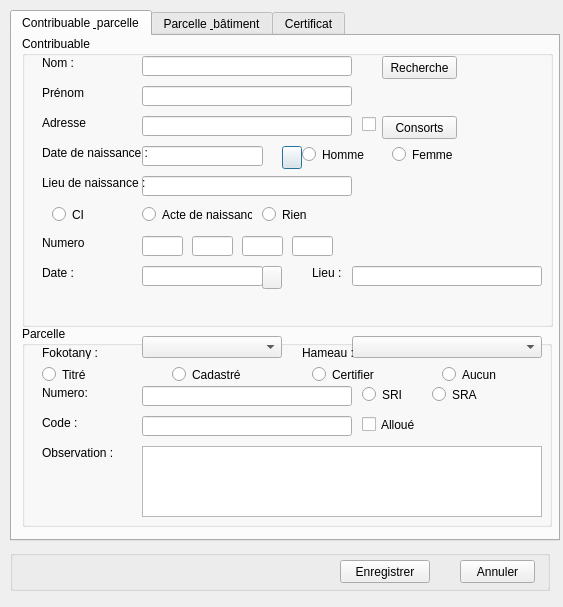
<?xml version="1.0" encoding="UTF-8"?>
<ui version="4.0">
 <class>Dialog</class>
 <widget class="QDialog" name="Dialog">
  <property name="geometry">
   <rect>
    <x>0</x>
    <y>0</y>
    <width>563</width>
    <height>607</height>
   </rect>
  </property>
  <property name="windowTitle">
   <string>Information fiscale</string>
  </property>
  <widget class="QTabWidget" name="tabWidget">
   <property name="geometry">
    <rect>
     <x>10</x>
     <y>10</y>
     <width>550</width>
     <height>531</height>
    </rect>
   </property>
   <property name="currentIndex">
    <number>0</number>
   </property>
   <widget class="QWidget" name="tab">
    <attribute name="title">
     <string>Contribuable &amp; parcelle</string>
    </attribute>
    <widget class="QGroupBox" name="groupBox">
     <property name="geometry">
      <rect>
       <x>10</x>
       <y>0</y>
       <width>531</width>
       <height>291</height>
      </rect>
     </property>
     <property name="title">
      <string>Contribuable</string>
     </property>
     <widget class="QLineEdit" name="lineEdit">
      <property name="geometry">
       <rect>
        <x>120</x>
        <y>20</y>
        <width>210</width>
        <height>20</height>
       </rect>
      </property>
     </widget>
     <widget class="QLineEdit" name="lineEdit_2">
      <property name="geometry">
       <rect>
        <x>120</x>
        <y>50</y>
        <width>210</width>
        <height>20</height>
       </rect>
      </property>
     </widget>
     <widget class="QLineEdit" name="lineEdit_3">
      <property name="geometry">
       <rect>
        <x>120</x>
        <y>80</y>
        <width>210</width>
        <height>20</height>
       </rect>
      </property>
     </widget>
     <widget class="QLineEdit" name="lineEdit_4">
      <property name="geometry">
       <rect>
        <x>120</x>
        <y>110</y>
        <width>121</width>
        <height>20</height>
       </rect>
      </property>
     </widget>
     <widget class="QLineEdit" name="lineEdit_5">
      <property name="geometry">
       <rect>
        <x>120</x>
        <y>140</y>
        <width>210</width>
        <height>20</height>
       </rect>
      </property>
     </widget>
     <widget class="QLineEdit" name="lineEdit_6">
      <property name="geometry">
       <rect>
        <x>120</x>
        <y>200</y>
        <width>41</width>
        <height>20</height>
       </rect>
      </property>
     </widget>
     <widget class="QLineEdit" name="lineEdit_9">
      <property name="geometry">
       <rect>
        <x>330</x>
        <y>230</y>
        <width>190</width>
        <height>20</height>
       </rect>
      </property>
     </widget>
     <widget class="QLabel" name="label">
      <property name="geometry">
       <rect>
        <x>20</x>
        <y>20</y>
        <width>46</width>
        <height>13</height>
       </rect>
      </property>
      <property name="text">
       <string>Nom :</string>
      </property>
     </widget>
     <widget class="QLabel" name="label_2">
      <property name="geometry">
       <rect>
        <x>20</x>
        <y>50</y>
        <width>46</width>
        <height>13</height>
       </rect>
      </property>
      <property name="text">
       <string>Prénom :</string>
      </property>
     </widget>
     <widget class="QLabel" name="label_3">
      <property name="geometry">
       <rect>
        <x>20</x>
        <y>80</y>
        <width>46</width>
        <height>13</height>
       </rect>
      </property>
      <property name="text">
       <string>Adresse :</string>
      </property>
     </widget>
     <widget class="QLabel" name="label_4">
      <property name="geometry">
       <rect>
        <x>20</x>
        <y>110</y>
        <width>110</width>
        <height>13</height>
       </rect>
      </property>
      <property name="text">
       <string>Date de naissance : </string>
      </property>
     </widget>
     <widget class="QLabel" name="label_5">
      <property name="geometry">
       <rect>
        <x>20</x>
        <y>140</y>
        <width>120</width>
        <height>13</height>
       </rect>
      </property>
      <property name="text">
       <string>Lieu de naissance :</string>
      </property>
     </widget>
     <widget class="QLabel" name="label_7">
      <property name="geometry">
       <rect>
        <x>20</x>
        <y>200</y>
        <width>46</width>
        <height>13</height>
       </rect>
      </property>
      <property name="text">
       <string>Numero : </string>
      </property>
     </widget>
     <widget class="QLabel" name="label_8">
      <property name="geometry">
       <rect>
        <x>20</x>
        <y>230</y>
        <width>46</width>
        <height>13</height>
       </rect>
      </property>
      <property name="text">
       <string>Date :</string>
      </property>
     </widget>
     <widget class="QLineEdit" name="lineEdit_10">
      <property name="geometry">
       <rect>
        <x>170</x>
        <y>200</y>
        <width>41</width>
        <height>20</height>
       </rect>
      </property>
     </widget>
     <widget class="QLineEdit" name="lineEdit_11">
      <property name="geometry">
       <rect>
        <x>220</x>
        <y>200</y>
        <width>41</width>
        <height>20</height>
       </rect>
      </property>
     </widget>
     <widget class="QLineEdit" name="lineEdit_12">
      <property name="geometry">
       <rect>
        <x>270</x>
        <y>200</y>
        <width>41</width>
        <height>20</height>
       </rect>
      </property>
     </widget>
     <widget class="QRadioButton" name="radioButton">
      <property name="geometry">
       <rect>
        <x>30</x>
        <y>170</y>
        <width>82</width>
        <height>17</height>
       </rect>
      </property>
      <property name="text">
       <string>CI</string>
      </property>
     </widget>
     <widget class="QRadioButton" name="radioButton_2">
      <property name="geometry">
       <rect>
        <x>120</x>
        <y>170</y>
        <width>110</width>
        <height>17</height>
       </rect>
      </property>
      <property name="text">
       <string>Acte de naissance</string>
      </property>
     </widget>
     <widget class="QRadioButton" name="radioButton_3">
      <property name="geometry">
       <rect>
        <x>240</x>
        <y>170</y>
        <width>82</width>
        <height>17</height>
       </rect>
      </property>
      <property name="text">
       <string>Rien</string>
      </property>
     </widget>
     <widget class="QPushButton" name="pushButton_3">
      <property name="geometry">
       <rect>
        <x>260</x>
        <y>110</y>
        <width>20</width>
        <height>23</height>
       </rect>
      </property>
      <property name="text">
       <string/>
      </property>
     </widget>
     <widget class="QRadioButton" name="radioButton_4">
      <property name="geometry">
       <rect>
        <x>280</x>
        <y>110</y>
        <width>70</width>
        <height>17</height>
       </rect>
      </property>
      <property name="text">
       <string>Homme</string>
      </property>
     </widget>
     <widget class="QRadioButton" name="radioButton_5">
      <property name="geometry">
       <rect>
        <x>370</x>
        <y>110</y>
        <width>70</width>
        <height>17</height>
       </rect>
      </property>
      <property name="text">
       <string>Femme</string>
      </property>
     </widget>
     <widget class="QPushButton" name="pushButton_4">
      <property name="geometry">
       <rect>
        <x>360</x>
        <y>20</y>
        <width>75</width>
        <height>23</height>
       </rect>
      </property>
      <property name="text">
       <string>Recherche</string>
      </property>
     </widget>
     <widget class="QPushButton" name="pushButton_5">
      <property name="geometry">
       <rect>
        <x>360</x>
        <y>80</y>
        <width>75</width>
        <height>23</height>
       </rect>
      </property>
      <property name="text">
       <string>Consorts</string>
      </property>
     </widget>
     <widget class="QCheckBox" name="checkBox">
      <property name="geometry">
       <rect>
        <x>340</x>
        <y>80</y>
        <width>20</width>
        <height>17</height>
       </rect>
      </property>
      <property name="text">
       <string/>
      </property>
     </widget>
     <widget class="QPushButton" name="pushButton_8">
      <property name="geometry">
       <rect>
        <x>240</x>
        <y>230</y>
        <width>20</width>
        <height>23</height>
       </rect>
      </property>
      <property name="text">
       <string/>
      </property>
     </widget>
     <widget class="QLineEdit" name="lineEdit_7">
      <property name="geometry">
       <rect>
        <x>120</x>
        <y>230</y>
        <width>121</width>
        <height>20</height>
       </rect>
      </property>
     </widget>
     <widget class="QLabel" name="label_9">
      <property name="geometry">
       <rect>
        <x>290</x>
        <y>230</y>
        <width>40</width>
        <height>13</height>
       </rect>
      </property>
      <property name="text">
       <string>Lieu :</string>
      </property>
     </widget>
    </widget>
    <widget class="QGroupBox" name="groupBox_2">
     <property name="geometry">
      <rect>
       <x>10</x>
       <y>290</y>
       <width>530</width>
       <height>201</height>
      </rect>
     </property>
     <property name="title">
      <string>Parcelle</string>
     </property>
     <widget class="QComboBox" name="comboBox">
      <property name="geometry">
       <rect>
        <x>120</x>
        <y>10</y>
        <width>140</width>
        <height>22</height>
       </rect>
      </property>
     </widget>
     <widget class="QComboBox" name="comboBox_2">
      <property name="geometry">
       <rect>
        <x>330</x>
        <y>10</y>
        <width>190</width>
        <height>22</height>
       </rect>
      </property>
     </widget>
     <widget class="QLabel" name="label_10">
      <property name="geometry">
       <rect>
        <x>20</x>
        <y>20</y>
        <width>60</width>
        <height>13</height>
       </rect>
      </property>
      <property name="text">
       <string>Fokotany :</string>
      </property>
     </widget>
     <widget class="QLabel" name="label_11">
      <property name="geometry">
       <rect>
        <x>280</x>
        <y>20</y>
        <width>60</width>
        <height>13</height>
       </rect>
      </property>
      <property name="text">
       <string>Hameau :</string>
      </property>
     </widget>
     <widget class="QRadioButton" name="radioButton_6">
      <property name="geometry">
       <rect>
        <x>20</x>
        <y>40</y>
        <width>82</width>
        <height>17</height>
       </rect>
      </property>
      <property name="text">
       <string>Titré</string>
      </property>
     </widget>
     <widget class="QRadioButton" name="radioButton_7">
      <property name="geometry">
       <rect>
        <x>150</x>
        <y>40</y>
        <width>82</width>
        <height>17</height>
       </rect>
      </property>
      <property name="text">
       <string>Cadastré</string>
      </property>
     </widget>
     <widget class="QRadioButton" name="radioButton_8">
      <property name="geometry">
       <rect>
        <x>290</x>
        <y>40</y>
        <width>82</width>
        <height>17</height>
       </rect>
      </property>
      <property name="text">
       <string>Certifier</string>
      </property>
     </widget>
     <widget class="QRadioButton" name="radioButton_9">
      <property name="geometry">
       <rect>
        <x>420</x>
        <y>40</y>
        <width>82</width>
        <height>17</height>
       </rect>
      </property>
      <property name="text">
       <string>Aucun</string>
      </property>
     </widget>
     <widget class="QLineEdit" name="lineEdit_8">
      <property name="geometry">
       <rect>
        <x>120</x>
        <y>90</y>
        <width>210</width>
        <height>20</height>
       </rect>
      </property>
      <property name="text">
       <string/>
      </property>
     </widget>
     <widget class="QLabel" name="label_6">
      <property name="geometry">
       <rect>
        <x>20</x>
        <y>60</y>
        <width>46</width>
        <height>13</height>
       </rect>
      </property>
      <property name="text">
       <string>Numero: </string>
      </property>
     </widget>
     <widget class="QLabel" name="label_12">
      <property name="geometry">
       <rect>
        <x>20</x>
        <y>90</y>
        <width>46</width>
        <height>13</height>
       </rect>
      </property>
      <property name="text">
       <string>Code :</string>
      </property>
     </widget>
     <widget class="QLineEdit" name="lineEdit_13">
      <property name="geometry">
       <rect>
        <x>120</x>
        <y>60</y>
        <width>210</width>
        <height>20</height>
       </rect>
      </property>
      <property name="text">
       <string/>
      </property>
     </widget>
     <widget class="QRadioButton" name="radioButton_10">
      <property name="geometry">
       <rect>
        <x>340</x>
        <y>60</y>
        <width>50</width>
        <height>17</height>
       </rect>
      </property>
      <property name="text">
       <string>SRI</string>
      </property>
     </widget>
     <widget class="QRadioButton" name="radioButton_11">
      <property name="geometry">
       <rect>
        <x>410</x>
        <y>60</y>
        <width>60</width>
        <height>17</height>
       </rect>
      </property>
      <property name="text">
       <string>SRA</string>
      </property>
     </widget>
     <widget class="QCheckBox" name="checkBox_2">
      <property name="geometry">
       <rect>
        <x>340</x>
        <y>90</y>
        <width>70</width>
        <height>17</height>
       </rect>
      </property>
      <property name="text">
       <string>Alloué</string>
      </property>
     </widget>
     <widget class="QTextEdit" name="textEdit">
      <property name="geometry">
       <rect>
        <x>120</x>
        <y>120</y>
        <width>400</width>
        <height>71</height>
       </rect>
      </property>
     </widget>
     <widget class="QLabel" name="label_13">
      <property name="geometry">
       <rect>
        <x>20</x>
        <y>120</y>
        <width>80</width>
        <height>13</height>
       </rect>
      </property>
      <property name="text">
       <string>Observation :</string>
      </property>
     </widget>
    </widget>
   </widget>
   <widget class="QWidget" name="tab_2">
    <attribute name="title">
     <string>Parcelle &amp; bâtiment</string>
    </attribute>
   </widget>
   <widget class="QWidget" name="tab_3">
    <attribute name="title">
     <string>Certificat</string>
    </attribute>
   </widget>
  </widget>
  <widget class="QGroupBox" name="groupBox_3">
   <property name="geometry">
    <rect>
     <x>10</x>
     <y>550</y>
     <width>540</width>
     <height>41</height>
    </rect>
   </property>
   <property name="title">
    <string/>
   </property>
   <widget class="QPushButton" name="pushButton">
    <property name="geometry">
     <rect>
      <x>330</x>
      <y>10</y>
      <width>90</width>
      <height>23</height>
     </rect>
    </property>
    <property name="text">
     <string>Enregistrer</string>
    </property>
   </widget>
   <widget class="QPushButton" name="pushButton_2">
    <property name="geometry">
     <rect>
      <x>450</x>
      <y>10</y>
      <width>75</width>
      <height>23</height>
     </rect>
    </property>
    <property name="text">
     <string>Annuler</string>
    </property>
   </widget>
  </widget>
 </widget>
 <resources/>
 <connections/>
</ui>
